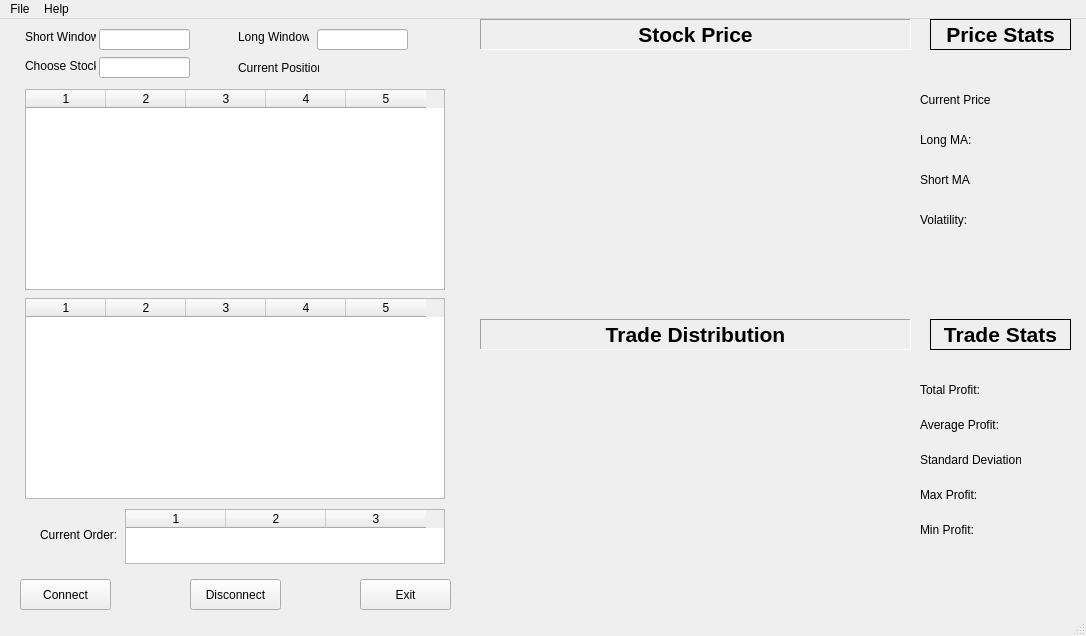
<?xml version="1.0" encoding="UTF-8"?>
<ui version="4.0">
 <class>MainWindow</class>
 <widget class="QMainWindow" name="MainWindow">
  <property name="geometry">
   <rect>
    <x>0</x>
    <y>0</y>
    <width>1086</width>
    <height>636</height>
   </rect>
  </property>
  <property name="windowTitle">
   <string>Interactive Brokers Trading Application</string>
  </property>
  <property name="windowIcon">
   <iconset>
    <normalon>appIcon.JPG</normalon>
    <activeon>appIcon.JPG</activeon>
   </iconset>
  </property>
  <property name="autoFillBackground">
   <bool>true</bool>
  </property>
  <widget class="QWidget" name="centralwidget">
   <widget class="QPushButton" name="connectbtn">
    <property name="geometry">
     <rect>
      <x>20</x>
      <y>560</y>
      <width>91</width>
      <height>31</height>
     </rect>
    </property>
    <property name="text">
     <string>Connect</string>
    </property>
   </widget>
   <widget class="PlotWidget" name="priceGraphWidget" native="true">
    <property name="geometry">
     <rect>
      <x>480</x>
      <y>40</y>
      <width>431</width>
      <height>251</height>
     </rect>
    </property>
   </widget>
   <widget class="QPushButton" name="disconnectbtn">
    <property name="geometry">
     <rect>
      <x>190</x>
      <y>560</y>
      <width>91</width>
      <height>31</height>
     </rect>
    </property>
    <property name="text">
     <string>Disconnect</string>
    </property>
   </widget>
   <widget class="QLineEdit" name="stockInput">
    <property name="geometry">
     <rect>
      <x>99</x>
      <y>38</y>
      <width>91</width>
      <height>21</height>
     </rect>
    </property>
   </widget>
   <widget class="QPushButton" name="exitbtn">
    <property name="geometry">
     <rect>
      <x>360</x>
      <y>560</y>
      <width>91</width>
      <height>31</height>
     </rect>
    </property>
    <property name="text">
     <string>Exit</string>
    </property>
   </widget>
   <widget class="QLabel" name="stklbl">
    <property name="geometry">
     <rect>
      <x>25</x>
      <y>39</y>
      <width>71</width>
      <height>16</height>
     </rect>
    </property>
    <property name="text">
     <string>Choose Stock:</string>
    </property>
   </widget>
   <widget class="QLabel" name="positionlbl">
    <property name="geometry">
     <rect>
      <x>238</x>
      <y>38</y>
      <width>81</width>
      <height>21</height>
     </rect>
    </property>
    <property name="text">
     <string>Current Position: </string>
    </property>
   </widget>
   <widget class="QLabel" name="graphTitle">
    <property name="geometry">
     <rect>
      <x>480</x>
      <y>0</y>
      <width>431</width>
      <height>31</height>
     </rect>
    </property>
    <property name="font">
     <font>
      <pointsize>16</pointsize>
      <weight>75</weight>
      <bold>true</bold>
     </font>
    </property>
    <property name="frameShape">
     <enum>QFrame::Panel</enum>
    </property>
    <property name="frameShadow">
     <enum>QFrame::Sunken</enum>
    </property>
    <property name="text">
     <string>Stock Price</string>
    </property>
    <property name="textFormat">
     <enum>Qt::AutoText</enum>
    </property>
    <property name="alignment">
     <set>Qt::AlignCenter</set>
    </property>
   </widget>
   <widget class="QTableWidget" name="buyExecTable">
    <property name="geometry">
     <rect>
      <x>25</x>
      <y>70</y>
      <width>420</width>
      <height>201</height>
     </rect>
    </property>
    <property name="alternatingRowColors">
     <bool>true</bool>
    </property>
    <property name="columnCount">
     <number>5</number>
    </property>
    <attribute name="horizontalHeaderDefaultSectionSize">
     <number>80</number>
    </attribute>
    <column/>
    <column/>
    <column/>
    <column/>
    <column/>
   </widget>
   <widget class="QTableWidget" name="sellExecTable">
    <property name="geometry">
     <rect>
      <x>25</x>
      <y>279</y>
      <width>420</width>
      <height>201</height>
     </rect>
    </property>
    <property name="autoFillBackground">
     <bool>false</bool>
    </property>
    <property name="alternatingRowColors">
     <bool>true</bool>
    </property>
    <property name="columnCount">
     <number>5</number>
    </property>
    <attribute name="horizontalHeaderDefaultSectionSize">
     <number>80</number>
    </attribute>
    <column/>
    <column/>
    <column/>
    <column/>
    <column/>
   </widget>
   <widget class="QLabel" name="shortWindowlbl">
    <property name="geometry">
     <rect>
      <x>25</x>
      <y>10</y>
      <width>71</width>
      <height>16</height>
     </rect>
    </property>
    <property name="text">
     <string>Short Window:</string>
    </property>
   </widget>
   <widget class="QLineEdit" name="shortInput">
    <property name="geometry">
     <rect>
      <x>99</x>
      <y>10</y>
      <width>91</width>
      <height>21</height>
     </rect>
    </property>
   </widget>
   <widget class="QLineEdit" name="longInput">
    <property name="geometry">
     <rect>
      <x>317</x>
      <y>10</y>
      <width>91</width>
      <height>21</height>
     </rect>
    </property>
   </widget>
   <widget class="QLabel" name="longWindowlbl">
    <property name="geometry">
     <rect>
      <x>238</x>
      <y>10</y>
      <width>71</width>
      <height>16</height>
     </rect>
    </property>
    <property name="text">
     <string>Long Window:</string>
    </property>
   </widget>
   <widget class="QLabel" name="graphTitle_2">
    <property name="geometry">
     <rect>
      <x>480</x>
      <y>300</y>
      <width>431</width>
      <height>31</height>
     </rect>
    </property>
    <property name="font">
     <font>
      <pointsize>16</pointsize>
      <weight>75</weight>
      <bold>true</bold>
     </font>
    </property>
    <property name="frameShape">
     <enum>QFrame::Panel</enum>
    </property>
    <property name="frameShadow">
     <enum>QFrame::Sunken</enum>
    </property>
    <property name="text">
     <string>Trade Distribution</string>
    </property>
    <property name="textFormat">
     <enum>Qt::AutoText</enum>
    </property>
    <property name="alignment">
     <set>Qt::AlignCenter</set>
    </property>
   </widget>
   <widget class="MplWidget" name="tradeDistWidget" native="true">
    <property name="geometry">
     <rect>
      <x>470</x>
      <y>330</y>
      <width>451</width>
      <height>261</height>
     </rect>
    </property>
   </widget>
   <widget class="QLabel" name="posLabel">
    <property name="geometry">
     <rect>
      <x>325</x>
      <y>32</y>
      <width>121</width>
      <height>31</height>
     </rect>
    </property>
    <property name="font">
     <font>
      <pointsize>14</pointsize>
     </font>
    </property>
    <property name="text">
     <string/>
    </property>
   </widget>
   <widget class="QTableWidget" name="orderStatusTable">
    <property name="geometry">
     <rect>
      <x>125</x>
      <y>490</y>
      <width>320</width>
      <height>55</height>
     </rect>
    </property>
    <property name="columnCount">
     <number>3</number>
    </property>
    <column/>
    <column/>
    <column/>
   </widget>
   <widget class="QLabel" name="currentOrderlbl">
    <property name="geometry">
     <rect>
      <x>40</x>
      <y>500</y>
      <width>81</width>
      <height>31</height>
     </rect>
    </property>
    <property name="text">
     <string>Current Order:</string>
    </property>
   </widget>
   <widget class="QLabel" name="priceStatslbl">
    <property name="geometry">
     <rect>
      <x>930</x>
      <y>0</y>
      <width>141</width>
      <height>31</height>
     </rect>
    </property>
    <property name="font">
     <font>
      <pointsize>16</pointsize>
      <weight>75</weight>
      <bold>true</bold>
     </font>
    </property>
    <property name="frameShape">
     <enum>QFrame::Panel</enum>
    </property>
    <property name="text">
     <string>Price Stats</string>
    </property>
    <property name="alignment">
     <set>Qt::AlignCenter</set>
    </property>
   </widget>
   <widget class="QLabel" name="currentPricelbl">
    <property name="geometry">
     <rect>
      <x>920</x>
      <y>70</y>
      <width>71</width>
      <height>21</height>
     </rect>
    </property>
    <property name="text">
     <string>Current Price:</string>
    </property>
   </widget>
   <widget class="QLabel" name="longMAlbl">
    <property name="geometry">
     <rect>
      <x>920</x>
      <y>110</y>
      <width>51</width>
      <height>21</height>
     </rect>
    </property>
    <property name="text">
     <string>Long MA:</string>
    </property>
   </widget>
   <widget class="QLabel" name="shortMAlbl">
    <property name="geometry">
     <rect>
      <x>920</x>
      <y>150</y>
      <width>51</width>
      <height>21</height>
     </rect>
    </property>
    <property name="text">
     <string>Short MA:</string>
    </property>
   </widget>
   <widget class="QLabel" name="tradeStatslbl">
    <property name="geometry">
     <rect>
      <x>930</x>
      <y>300</y>
      <width>141</width>
      <height>31</height>
     </rect>
    </property>
    <property name="font">
     <font>
      <pointsize>16</pointsize>
      <weight>75</weight>
      <bold>true</bold>
     </font>
    </property>
    <property name="frameShape">
     <enum>QFrame::Panel</enum>
    </property>
    <property name="text">
     <string>Trade Stats</string>
    </property>
    <property name="alignment">
     <set>Qt::AlignCenter</set>
    </property>
   </widget>
   <widget class="QLabel" name="totalProfitlbl">
    <property name="geometry">
     <rect>
      <x>920</x>
      <y>360</y>
      <width>61</width>
      <height>21</height>
     </rect>
    </property>
    <property name="text">
     <string>Total Profit: </string>
    </property>
   </widget>
   <widget class="QLabel" name="avgProfitlbl">
    <property name="geometry">
     <rect>
      <x>920</x>
      <y>395</y>
      <width>81</width>
      <height>21</height>
     </rect>
    </property>
    <property name="text">
     <string>Average Profit: </string>
    </property>
   </widget>
   <widget class="QLabel" name="stdlbl">
    <property name="geometry">
     <rect>
      <x>920</x>
      <y>430</y>
      <width>101</width>
      <height>21</height>
     </rect>
    </property>
    <property name="text">
     <string>Standard Deviation:</string>
    </property>
   </widget>
   <widget class="QLabel" name="maxProfitlbl">
    <property name="geometry">
     <rect>
      <x>920</x>
      <y>465</y>
      <width>61</width>
      <height>21</height>
     </rect>
    </property>
    <property name="text">
     <string>Max Profit:</string>
    </property>
   </widget>
   <widget class="QLabel" name="minProfitlbl">
    <property name="geometry">
     <rect>
      <x>920</x>
      <y>500</y>
      <width>61</width>
      <height>21</height>
     </rect>
    </property>
    <property name="text">
     <string>Min Profit:</string>
    </property>
   </widget>
   <widget class="QLabel" name="totalProfit">
    <property name="geometry">
     <rect>
      <x>1025</x>
      <y>360</y>
      <width>51</width>
      <height>21</height>
     </rect>
    </property>
    <property name="text">
     <string/>
    </property>
   </widget>
   <widget class="QLabel" name="avgProfit">
    <property name="geometry">
     <rect>
      <x>1025</x>
      <y>395</y>
      <width>51</width>
      <height>21</height>
     </rect>
    </property>
    <property name="text">
     <string/>
    </property>
   </widget>
   <widget class="QLabel" name="std">
    <property name="geometry">
     <rect>
      <x>1025</x>
      <y>430</y>
      <width>51</width>
      <height>21</height>
     </rect>
    </property>
    <property name="text">
     <string/>
    </property>
   </widget>
   <widget class="QLabel" name="maxProfit">
    <property name="geometry">
     <rect>
      <x>1025</x>
      <y>465</y>
      <width>51</width>
      <height>21</height>
     </rect>
    </property>
    <property name="text">
     <string/>
    </property>
   </widget>
   <widget class="QLabel" name="minProfit">
    <property name="geometry">
     <rect>
      <x>1025</x>
      <y>500</y>
      <width>51</width>
      <height>21</height>
     </rect>
    </property>
    <property name="text">
     <string/>
    </property>
   </widget>
   <widget class="QLabel" name="shortMA">
    <property name="geometry">
     <rect>
      <x>1025</x>
      <y>150</y>
      <width>51</width>
      <height>21</height>
     </rect>
    </property>
    <property name="text">
     <string/>
    </property>
   </widget>
   <widget class="QLabel" name="longMA">
    <property name="geometry">
     <rect>
      <x>1025</x>
      <y>110</y>
      <width>51</width>
      <height>21</height>
     </rect>
    </property>
    <property name="text">
     <string/>
    </property>
   </widget>
   <widget class="QLabel" name="currentPrice">
    <property name="geometry">
     <rect>
      <x>1025</x>
      <y>70</y>
      <width>51</width>
      <height>21</height>
     </rect>
    </property>
    <property name="text">
     <string/>
    </property>
   </widget>
   <widget class="QLabel" name="vol">
    <property name="geometry">
     <rect>
      <x>1025</x>
      <y>190</y>
      <width>51</width>
      <height>21</height>
     </rect>
    </property>
    <property name="text">
     <string/>
    </property>
   </widget>
   <widget class="QLabel" name="vollbl">
    <property name="geometry">
     <rect>
      <x>920</x>
      <y>190</y>
      <width>51</width>
      <height>21</height>
     </rect>
    </property>
    <property name="text">
     <string>Volatility:</string>
    </property>
   </widget>
  </widget>
  <widget class="QMenuBar" name="menubar">
   <property name="geometry">
    <rect>
     <x>0</x>
     <y>0</y>
     <width>1086</width>
     <height>21</height>
    </rect>
   </property>
   <widget class="QMenu" name="menuFile">
    <property name="title">
     <string>File</string>
    </property>
   </widget>
   <widget class="QMenu" name="menuHelp">
    <property name="title">
     <string>Help</string>
    </property>
   </widget>
   <addaction name="menuFile"/>
   <addaction name="menuHelp"/>
  </widget>
  <widget class="QStatusBar" name="statusbar"/>
 </widget>
 <customwidgets>
  <customwidget>
   <class>PlotWidget</class>
   <extends>QWidget</extends>
   <header location="global">pyqtgraph</header>
   <container>1</container>
  </customwidget>
  <customwidget>
   <class>MplWidget</class>
   <extends>QWidget</extends>
   <header>mplwidget.h</header>
   <container>1</container>
  </customwidget>
 </customwidgets>
 <tabstops>
  <tabstop>shortInput</tabstop>
  <tabstop>longInput</tabstop>
  <tabstop>stockInput</tabstop>
  <tabstop>connectbtn</tabstop>
  <tabstop>disconnectbtn</tabstop>
  <tabstop>exitbtn</tabstop>
  <tabstop>sellExecTable</tabstop>
  <tabstop>buyExecTable</tabstop>
 </tabstops>
 <resources/>
 <connections/>
</ui>
